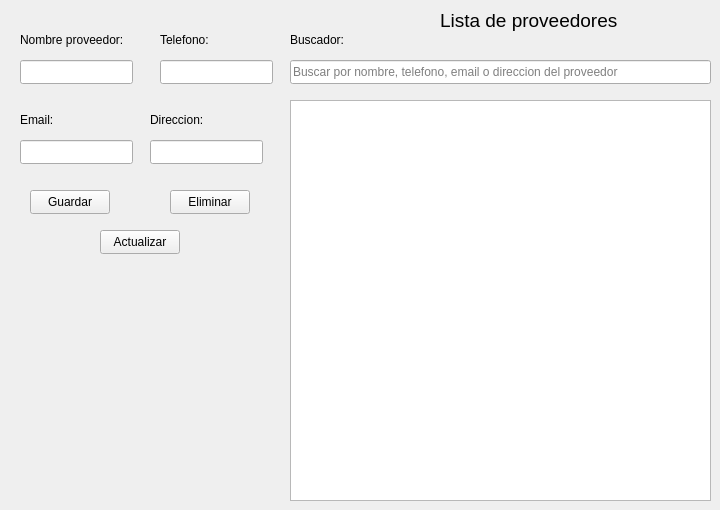
        <widget class="QWidget" name="Proveedores">
         <attribute name="title">
          <string>Proveedores</string>
         </attribute>
         <widget class="QLineEdit" name="txtTelefonoProveedor">
          <property name="geometry">
           <rect>
            <x>160</x>
            <y>60</y>
            <width>113</width>
            <height>24</height>
           </rect>
          </property>
         </widget>
         <widget class="QLabel" name="lblNombreProveedor">
          <property name="geometry">
           <rect>
            <x>20</x>
            <y>20</y>
            <width>121</width>
            <height>40</height>
           </rect>
          </property>
          <property name="text">
           <string>Nombre proveedor:</string>
          </property>
         </widget>
         <widget class="QLabel" name="lblBuscadorProveedor">
          <property name="geometry">
           <rect>
            <x>290</x>
            <y>20</y>
            <width>75</width>
            <height>40</height>
           </rect>
          </property>
          <property name="text">
           <string>Buscador:</string>
          </property>
         </widget>
         <widget class="QLineEdit" name="txtBuscadorProveedor">
          <property name="geometry">
           <rect>
            <x>290</x>
            <y>60</y>
            <width>421</width>
            <height>24</height>
           </rect>
          </property>
          <property name="placeholderText">
           <string>Buscar por nombre, telefono, email o direccion del proveedor</string>
          </property>
         </widget>
         <widget class="QLineEdit" name="txtEmailProveedor">
          <property name="geometry">
           <rect>
            <x>20</x>
            <y>140</y>
            <width>113</width>
            <height>24</height>
           </rect>
          </property>
         </widget>
         <widget class="QLabel" name="lblDireccionProveedor">
          <property name="geometry">
           <rect>
            <x>150</x>
            <y>100</y>
            <width>101</width>
            <height>40</height>
           </rect>
          </property>
          <property name="text">
           <string>Direccion:</string>
          </property>
         </widget>
         <widget class="QTableWidget" name="tblProveedores">
          <property name="geometry">
           <rect>
            <x>290</x>
            <y>100</y>
            <width>421</width>
            <height>401</height>
           </rect>
          </property>
         </widget>
         <widget class="QLineEdit" name="txtDireccionProveedor">
          <property name="geometry">
           <rect>
            <x>150</x>
            <y>140</y>
            <width>113</width>
            <height>24</height>
           </rect>
          </property>
         </widget>
         <widget class="QLabel" name="lblListaProveedores">
          <property name="geometry">
           <rect>
            <x>440</x>
            <y>0</y>
            <width>181</width>
            <height>41</height>
           </rect>
          </property>
          <property name="font">
           <font>
            <pointsize>14</pointsize>
           </font>
          </property>
          <property name="text">
           <string>Lista de proveedores</string>
          </property>
         </widget>
         <widget class="QPushButton" name="btnEliminarProveedor">
          <property name="geometry">
           <rect>
            <x>170</x>
            <y>190</y>
            <width>80</width>
            <height>24</height>
           </rect>
          </property>
          <property name="text">
           <string>Eliminar</string>
          </property>
         </widget>
         <widget class="QLabel" name="lblTelefonoProveedor">
          <property name="geometry">
           <rect>
            <x>160</x>
            <y>20</y>
            <width>91</width>
            <height>40</height>
           </rect>
          </property>
          <property name="text">
           <string>Telefono:</string>
          </property>
         </widget>
         <widget class="QPushButton" name="btnActualizarProveedor">
          <property name="geometry">
           <rect>
            <x>100</x>
            <y>230</y>
            <width>80</width>
            <height>24</height>
           </rect>
          </property>
          <property name="text">
           <string>Actualizar</string>
          </property>
         </widget>
         <widget class="QLineEdit" name="txtNombreProveedor">
          <property name="geometry">
           <rect>
            <x>20</x>
            <y>60</y>
            <width>113</width>
            <height>24</height>
           </rect>
          </property>
         </widget>
         <widget class="QLabel" name="lblEmailProveedor">
          <property name="geometry">
           <rect>
            <x>20</x>
            <y>100</y>
            <width>101</width>
            <height>40</height>
           </rect>
          </property>
          <property name="text">
           <string>Email:</string>
          </property>
         </widget>
         <widget class="QPushButton" name="btnGuardarProveedor">
          <property name="geometry">
           <rect>
            <x>30</x>
            <y>190</y>
            <width>80</width>
            <height>24</height>
           </rect>
          </property>
          <property name="text">
           <string>Guardar</string>
          </property>
         </widget>
        </widget>
